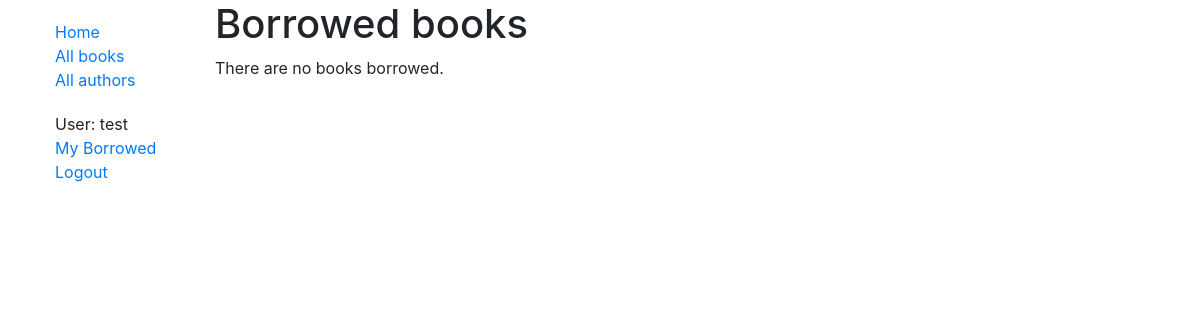
Page /catalog/mybooks/ (signed in) on the earlier database version.
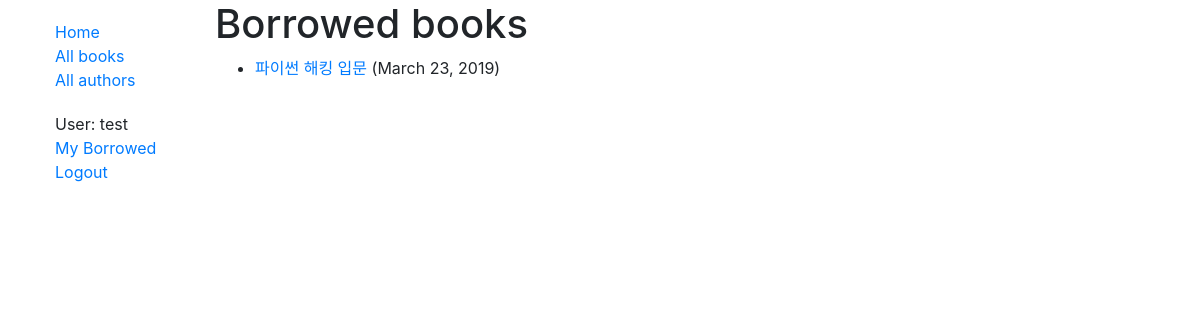
Same page on the later database version.
### catalog/models.py (models this page shows, shortened)
class BookInstance(models.Model):
    """ ForeignKey : 연관된 Book 을 식별하기 위해(각각의 책은 많은 복사본을 가질 수 있지만, 복사본은 하나의 Book 만을 가질 수 있음).
        CharField  : 책의 출판사(imprint)(특정한 발간일)을 나타내기 위해."""
    id = models.UUIDField(primary_key=True, default=uuid.uuid4, help_text='Unique ID for this particular book across whole library')
    book = models.ForeignKey('Book', on_delete=models.SET_NULL, null=True)
    imprint = models.CharField(max_length=200)
    due_back = models.DateField(null=True, blank=True)
    LOAN_STATUS = (
        ('m', 'Maintenance'), # 유지관리
        ('o', 'On loan'), # 대여됨
        ('a', 'Available'), # 이용가능
        ('r', 'Reserved'), # 예약됨
    )
    status = models.CharField(     # 선택/선택 목록(choice/selection list)을 정의하는 CharField 입니다.
        max_length=1,
        choices=LOAN_STATUS,
        blank=True,
        default='m',
        help_text='Book availability',
    )
    class Meta:
        ordering = ['due_back']
    borrower = models.ForeignKey(User, on_delete=models.SET_NULL, null=True, blank=True)

class Book(models.Model):
    title = models.CharField(max_length=200)
    author = models.ForeignKey('Author', on_delete=models.SET_NULL, null=True)
    summary = models.TextField(max_length=1000, help_text='Enter a brief(짧은) description of the book')
    isbn = models.CharField('ISBN', max_length=13,
                            help_text='13 Character <a href="https://www.isbn-international.org/content/what-isbn">ISBN number</a>')
    genre = models.ManyToManyField(Genre, help_text='Select a genre for this book')
    def display_genre(self):
        """Create a string for the Genre. This is required to display genre in Admin."""
        return ', '.join(genre.name for genre in self.genre.all()[:3])
    display_genre.short_description = 'Genre'

### catalog/views.py (the view)
# urls.py: path('mybooks/', views.LoanedBooksByUserListView.as_view(), name='my-borrowed'),
class LoanedBooksByUserListView(LoginRequiredMixin, generic.ListView):
    model = BookInstance
    template_name = 'catalog/bookinstance_list_borrowed_user.html'
    paginate_by = 10
    def get_queryset(self):
        return BookInstance.objects.filter(borrower=self.request.user).filter(status__exact='o').order_by('due_back')

### catalog/templates/catalog/bookinstance_list_borrowed_user.html
{% extends "base_generic.html" %}
{% block content %}
    <h1>Borrowed books</h1>
    {% if bookinstance_list %}
    <ul>
      {% for bookinst in bookinstance_list %}
      <li class="{% if bookinst.is_overdue %}text-danger{% endif %}">
        <a href="{% url 'book-detail' bookinst.book.pk %}">{{bookinst.book.title}}</a> ({{ bookinst.due_back }})
      </li>
      {% endfor %}
    </ul>
    {% else %}
      <p>There are no books borrowed.</p>
    {% endif %}
{% endblock %}

### catalog/templates/base_generic.html (shortened to what this page needs)
<!DOCTYPE html>
<html lang="ko">
<head>
  <link rel="stylesheet" href="https://stackpath.bootstrapcdn.com/bootstrap/4.1.3/css/bootstrap.min.css">
  {% load static %}
  <link rel="stylesheet" href="{% static 'css/styles.css' %}">
</head>
<body>
  <div class="container-fluid">
    <div class="row">
      <div class="col-sm-2">
      {% block sidebar %}
        <ul class="sidebar-nav">
          <li><a href="{% url 'index' %}">Home</a></li>
          <li><a href="{% url 'books' %}">All books</a></li>
          <li><a href="{% url 'authors' %}">All authors</a></li>
        </ul>
        <ul class="sidebar-nav">
          {% if user.is_authenticated %}
            <li>User: {{ user.get_username }}</li>
            <li><a href="{% url 'my-borrowed' %}">My Borrowed</a></li>
            <li><a href="{%url 'logout'%}?next={{request.path}}">Logout</a></li>
          {% else %}
            <li><a href="{%url 'login'%}?next={{request.path}}">Login</a></li>
          {% endif %}
        </ul>
     {% endblock %}
      </div>
      <div class="col-sm-10">
      {% block content %}{% endblock %}
      </div>
    </div>
  </div>
</body>
</html>

### catalog/static/css/styles.css (style rules this page uses)
.sidebar-nav { margin-top: 20px; madding: 0; list-style: none; }

Differences in the rows shown:
now on this page (row edited): BookInstance: book "파이썬 해킹 입문", due_back "March 23, 2019"
Other differences:
text no longer shown: "There are no books borrowed."
